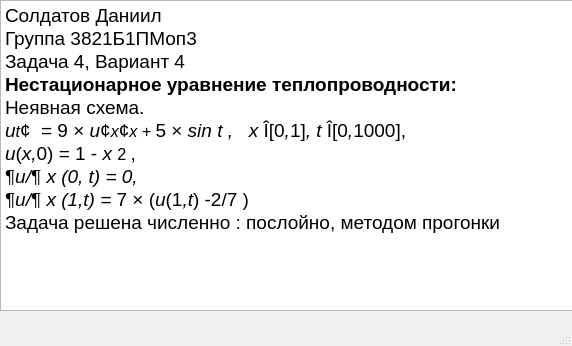
<?xml version="1.0" encoding="UTF-8"?>
<ui version="4.0">
 <class>MainWindow</class>
 <widget class="QMainWindow" name="MainWindow">
  <property name="geometry">
   <rect>
    <x>0</x>
    <y>0</y>
    <width>572</width>
    <height>346</height>
   </rect>
  </property>
  <property name="windowTitle">
   <string>MainWindow</string>
  </property>
  <widget class="QWidget" name="centralwidget">
   <widget class="QTextEdit" name="textEdit">
    <property name="geometry">
     <rect>
      <x>0</x>
      <y>0</y>
      <width>801</width>
      <height>311</height>
     </rect>
    </property>
    <property name="html">
     <string>&lt;!DOCTYPE HTML PUBLIC &quot;-//W3C//DTD HTML 4.0//EN&quot; &quot;http://www.w3.org/TR/REC-html40/strict.dtd&quot;&gt;
&lt;html&gt;&lt;head&gt;&lt;meta name=&quot;qrichtext&quot; content=&quot;1&quot; /&gt;&lt;style type=&quot;text/css&quot;&gt;
p, li { white-space: pre-wrap; }
&lt;/style&gt;&lt;/head&gt;&lt;body style=&quot; font-family:'MS Shell Dlg 2'; font-size:7.8pt; font-weight:400; font-style:normal;&quot;&gt;
&lt;p style=&quot; margin-top:0px; margin-bottom:0px; margin-left:0px; margin-right:0px; -qt-block-indent:0; text-indent:0px; line-height:15.6933px;&quot;&gt;&lt;span style=&quot; font-family:'Times New Roman','serif'; font-size:14pt; color:#000000;&quot;&gt;Солдатов Даниил&lt;/span&gt;&lt;/p&gt;
&lt;p style=&quot; margin-top:0px; margin-bottom:0px; margin-left:0px; margin-right:0px; -qt-block-indent:0; text-indent:0px; line-height:15.6933px;&quot;&gt;&lt;span style=&quot; font-family:'Times New Roman','serif'; font-size:14pt; color:#000000;&quot;&gt;Группа 3821Б1ПМоп3&lt;/span&gt;&lt;/p&gt;
&lt;p style=&quot; margin-top:0px; margin-bottom:0px; margin-left:0px; margin-right:0px; -qt-block-indent:0; text-indent:0px; line-height:15.6933px;&quot;&gt;&lt;span style=&quot; font-family:'Times New Roman','serif'; font-size:14pt; color:#000000;&quot;&gt;Задача 4, Вариант 4&lt;/span&gt;&lt;/p&gt;
&lt;p style=&quot; margin-top:0px; margin-bottom:0px; margin-left:0px; margin-right:0px; -qt-block-indent:0; text-indent:0px; line-height:15.6933px;&quot;&gt;&lt;span style=&quot; font-family:'Times New Roman','serif'; font-size:14pt; font-weight:600; color:#000000;&quot;&gt;Нестационарное уравнение теплопроводности:&lt;/span&gt;&lt;/p&gt;
&lt;p style=&quot; margin-top:0px; margin-bottom:0px; margin-left:0px; margin-right:0px; -qt-block-indent:0; text-indent:0px; line-height:15.6933px;&quot;&gt;&lt;span style=&quot; font-family:'Times New Roman','serif'; font-size:14pt; color:#000000;&quot;&gt;Неявная схема.&lt;/span&gt;&lt;/p&gt;
&lt;p style=&quot; margin-top:0px; margin-bottom:0px; margin-left:0px; margin-right:0px; -qt-block-indent:0; text-indent:0px; line-height:15.6933px;&quot;&gt;&lt;span style=&quot; font-family:'Times New Roman','serif'; font-size:14pt; font-style:italic; color:#000000;&quot;&gt;u&lt;/span&gt;&lt;span style=&quot; font-family:'Times New Roman','serif'; font-size:12pt; font-style:italic; color:#000000;&quot;&gt;t&lt;/span&gt;&lt;span style=&quot; font-family:'Symbol'; font-size:14pt; color:#000000;&quot;&gt;¢&lt;/span&gt;&lt;span style=&quot; font-family:'Times New Roman','serif'; font-size:14pt; color:#000000;&quot;&gt;  &lt;/span&gt;&lt;span style=&quot; font-family:'Symbol'; font-size:14pt; color:#000000;&quot;&gt;=&lt;/span&gt;&lt;span style=&quot; font-family:'Times New Roman','serif'; font-size:14pt; color:#000000;&quot;&gt; 9 &lt;/span&gt;&lt;span style=&quot; font-family:'Symbol'; font-size:14pt; color:#000000;&quot;&gt;×&lt;/span&gt;&lt;span style=&quot; font-family:'Times New Roman','serif'; font-size:14pt; color:#000000;&quot;&gt; &lt;/span&gt;&lt;span style=&quot; font-family:'Times New Roman','serif'; font-size:14pt; font-style:italic; color:#000000;&quot;&gt;u&lt;/span&gt;&lt;span style=&quot; font-family:'Symbol'; font-size:14pt; color:#000000;&quot;&gt;¢&lt;/span&gt;&lt;span style=&quot; font-family:'Times New Roman','serif'; font-size:12pt; font-style:italic; color:#000000;&quot;&gt;x&lt;/span&gt;&lt;span style=&quot; font-family:'Symbol'; font-size:14pt; color:#000000;&quot;&gt;¢&lt;/span&gt;&lt;span style=&quot; font-family:'Times New Roman','serif'; font-size:12pt; font-style:italic; color:#000000;&quot;&gt;x + &lt;/span&gt;&lt;span style=&quot; font-family:'Times New Roman','serif'; font-size:14pt; color:#000000;&quot;&gt;5 &lt;/span&gt;&lt;span style=&quot; font-family:'Symbol'; font-size:14pt; color:#000000;&quot;&gt;×&lt;/span&gt;&lt;span style=&quot; font-family:'Times New Roman','serif'; font-size:14pt; color:#000000;&quot;&gt; &lt;/span&gt;&lt;span style=&quot; font-family:'Times New Roman','serif'; font-size:14pt; font-style:italic; color:#000000;&quot;&gt;sin t ,   x &lt;/span&gt;&lt;span style=&quot; font-family:'Symbol'; font-size:14pt; color:#000000;&quot;&gt;Î&lt;/span&gt;&lt;span style=&quot; font-family:'Times New Roman','serif'; font-size:14pt; color:#000000;&quot;&gt;[0&lt;/span&gt;&lt;span style=&quot; font-family:'Times New Roman','serif'; font-size:14pt; font-style:italic; color:#000000;&quot;&gt;,&lt;/span&gt;&lt;span style=&quot; font-family:'Times New Roman','serif'; font-size:14pt; color:#000000;&quot;&gt;1]&lt;/span&gt;&lt;span style=&quot; font-family:'Times New Roman','serif'; font-size:14pt; font-style:italic; color:#000000;&quot;&gt;, t &lt;/span&gt;&lt;span style=&quot; font-family:'Symbol'; font-size:14pt; color:#000000;&quot;&gt;Î&lt;/span&gt;&lt;span style=&quot; font-family:'Times New Roman','serif'; font-size:14pt; color:#000000;&quot;&gt;[0&lt;/span&gt;&lt;span style=&quot; font-family:'Times New Roman','serif'; font-size:14pt; font-style:italic; color:#000000;&quot;&gt;,&lt;/span&gt;&lt;span style=&quot; font-family:'Times New Roman','serif'; font-size:14pt; color:#000000;&quot;&gt;1000],&lt;/span&gt;&lt;/p&gt;
&lt;p style=&quot; margin-top:0px; margin-bottom:0px; margin-left:0px; margin-right:0px; -qt-block-indent:0; text-indent:0px; line-height:15.6933px;&quot;&gt;&lt;span style=&quot; font-family:'Times New Roman','serif'; font-size:14pt; font-style:italic; color:#000000;&quot;&gt;u&lt;/span&gt;&lt;span style=&quot; font-family:'Times New Roman','serif'; font-size:14pt; color:#000000;&quot;&gt;(&lt;/span&gt;&lt;span style=&quot; font-family:'Times New Roman','serif'; font-size:14pt; font-style:italic; color:#000000;&quot;&gt;x,&lt;/span&gt;&lt;span style=&quot; font-family:'Times New Roman','serif'; font-size:14pt; color:#000000;&quot;&gt;0) &lt;/span&gt;&lt;span style=&quot; font-family:'Symbol'; font-size:14pt; color:#000000;&quot;&gt;=&lt;/span&gt;&lt;span style=&quot; font-family:'Times New Roman','serif'; font-size:14pt; color:#000000;&quot;&gt; 1 &lt;/span&gt;&lt;span style=&quot; font-family:'Symbol'; font-size:14pt; color:#000000;&quot;&gt;-&lt;/span&gt;&lt;span style=&quot; font-family:'Times New Roman','serif'; font-size:14pt; color:#000000;&quot;&gt; &lt;/span&gt;&lt;span style=&quot; font-family:'Times New Roman','serif'; font-size:14pt; font-style:italic; color:#000000;&quot;&gt;x &lt;/span&gt;&lt;span style=&quot; font-family:'Times New Roman','serif'; font-size:12pt; color:#000000;&quot;&gt;2 &lt;/span&gt;&lt;span style=&quot; font-family:'Times New Roman','serif'; font-size:14pt; color:#000000;&quot;&gt;,&lt;/span&gt;&lt;/p&gt;
&lt;p style=&quot; margin-top:0px; margin-bottom:0px; margin-left:0px; margin-right:0px; -qt-block-indent:0; text-indent:0px; line-height:15.6933px;&quot;&gt;&lt;span style=&quot; font-family:'Symbol'; font-size:14pt; color:#000000;&quot;&gt;¶&lt;/span&gt;&lt;span style=&quot; font-family:'Times New Roman','serif'; font-size:14pt; font-style:italic; color:#000000;&quot;&gt;u/&lt;/span&gt;&lt;span style=&quot; font-family:'Symbol'; font-size:14pt; color:#000000;&quot;&gt;¶&lt;/span&gt;&lt;span style=&quot; font-family:'Calibri','sans-serif'; font-size:14pt; font-style:italic; color:#000000;&quot;&gt; &lt;/span&gt;&lt;span style=&quot; font-family:'Times New Roman','serif'; font-size:14pt; font-style:italic; color:#000000;&quot;&gt;x (0, t) = 0,&lt;/span&gt;&lt;/p&gt;
&lt;p style=&quot; margin-top:0px; margin-bottom:0px; margin-left:0px; margin-right:0px; -qt-block-indent:0; text-indent:0px; line-height:15.6933px;&quot;&gt;&lt;span style=&quot; font-family:'Symbol'; font-size:14pt; color:#000000;&quot;&gt;¶&lt;/span&gt;&lt;span style=&quot; font-family:'Times New Roman','serif'; font-size:14pt; font-style:italic; color:#000000;&quot;&gt;u/&lt;/span&gt;&lt;span style=&quot; font-family:'Symbol'; font-size:14pt; color:#000000;&quot;&gt;¶&lt;/span&gt;&lt;span style=&quot; font-family:'Calibri','sans-serif'; font-size:14pt; font-style:italic; color:#000000;&quot;&gt; &lt;/span&gt;&lt;span style=&quot; font-family:'Times New Roman','serif'; font-size:14pt; font-style:italic; color:#000000;&quot;&gt;x (1,t) = &lt;/span&gt;&lt;span style=&quot; font-family:'Times New Roman','serif'; font-size:14pt; color:#000000;&quot;&gt;7 &lt;/span&gt;&lt;span style=&quot; font-family:'Symbol'; font-size:14pt; color:#000000;&quot;&gt;×&lt;/span&gt;&lt;span style=&quot; font-family:'Times New Roman','serif'; font-size:14pt; color:#000000;&quot;&gt; (&lt;/span&gt;&lt;span style=&quot; font-family:'Times New Roman','serif'; font-size:14pt; font-style:italic; color:#000000;&quot;&gt;u&lt;/span&gt;&lt;span style=&quot; font-family:'Times New Roman','serif'; font-size:14pt; color:#000000;&quot;&gt;(1&lt;/span&gt;&lt;span style=&quot; font-family:'Times New Roman','serif'; font-size:14pt; font-style:italic; color:#000000;&quot;&gt;,t&lt;/span&gt;&lt;span style=&quot; font-family:'Times New Roman','serif'; font-size:14pt; color:#000000;&quot;&gt;) &lt;/span&gt;&lt;span style=&quot; font-family:'Symbol'; font-size:14pt; color:#000000;&quot;&gt;-&lt;/span&gt;&lt;span style=&quot; font-family:'Times New Roman','serif'; font-size:14pt; color:#000000;&quot;&gt;2/7 )&lt;/span&gt;&lt;/p&gt;
&lt;p style=&quot; margin-top:0px; margin-bottom:0px; margin-left:0px; margin-right:0px; -qt-block-indent:0; text-indent:0px; line-height:15.6933px;&quot;&gt;&lt;span style=&quot; font-family:'Times New Roman','serif'; font-size:14pt; color:#000000;&quot;&gt;Задача решена численно : послойно, методом прогонки&lt;/span&gt;&lt;/p&gt;
&lt;p style=&quot; margin-top:0px; margin-bottom:0px; margin-left:0px; margin-right:0px; -qt-block-indent:0; text-indent:0px;&quot;&gt;&lt;span style=&quot; font-size:8pt;&quot;&gt;&lt;br /&gt;&lt;/span&gt;&lt;/p&gt;&lt;/body&gt;&lt;/html&gt;</string>
    </property>
   </widget>
  </widget>
  <widget class="QMenuBar" name="menubar">
   <property name="geometry">
    <rect>
     <x>0</x>
     <y>0</y>
     <width>572</width>
     <height>26</height>
    </rect>
   </property>
  </widget>
  <widget class="QStatusBar" name="statusbar"/>
 </widget>
 <resources/>
 <connections/>
</ui>
